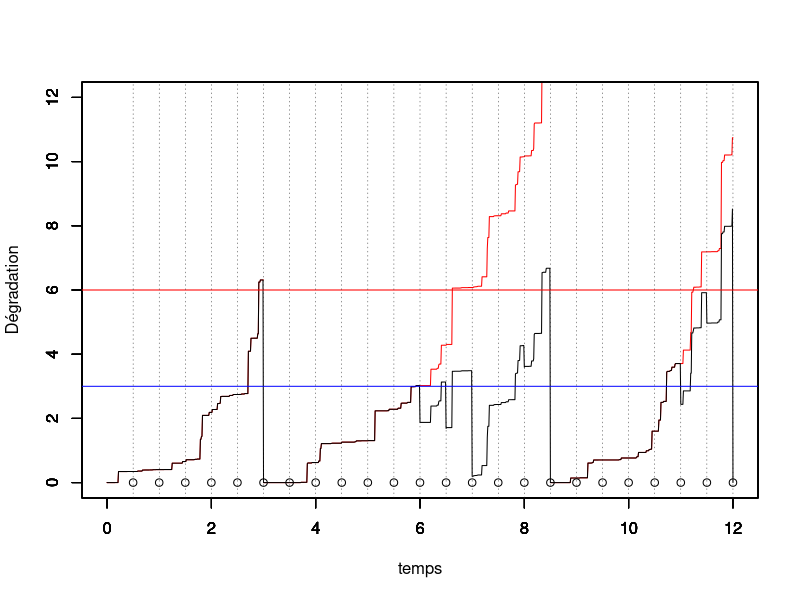
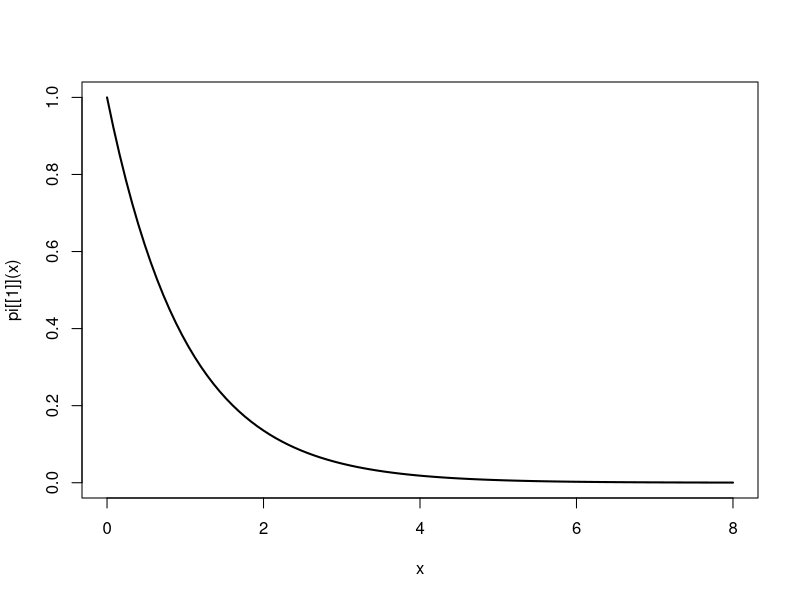

These charts were generated, in order, by the following R code: (Note: this script raises an error after producing the figures.)
# Programme de simulation lorsqu'on observe la dégradation juste avant la maintenance et juste après
# On simule rho, l'efficacité de la maintenance



rm(list=ls())
library(ggplot2)
library(tidyverse)
tau = 0.5 # intervalle inter-inspection
rho = 0 # parametre ARDinf
mean.rho <- 0.5
var.rho <- 0.05
a.rho <- (1-mean.rho)*mean.rho^2/var.rho-mean.rho
b.rho <-a.rho*(1-mean.rho)/mean.rho

L=3 # seuil pour MP
M=6 # seuil pout MC
tps.final <-12 # fenêtre d'observation du processus

id.newcycle <- FALSE # Initialisation du nb de cycle de renouvellement

# Simulation d'un processus gamma jusqu'au temps final
pas = 0.01 # pas de temps pour simuler le processus




alpha = 1 # paramètre de forme de Gamma a = alpha (t)^beta
beta = 1.5 # paramètre de forme  de Gamma
b=1   # paramètre d'échelle du Gamma
temps = seq(from = 0,to = tps.final,by = pas)

n=length(temps)

nb.inspections<- floor(tps.final/tau) # nombre d'inspections max pendant la fenêtre d'observation.

obs.av<-numeric(nb.inspections) # données observées juste avant l'inspection
obs.ap<-numeric(nb.inspections) # données observées juste après l'inspection

rho.tire <- rep(0,nb.inspections)
  
j<-1 # indicateur prochaine inspection
j.newcycle <- 0 # identifier le j où nouveau cycle
nb.cycles <- 1 # compteur de cycles

x=matrix(nrow=nb.inspections,ncol = n) # processus Gamma simulé, nb.lignes = nb.cycles
x[nb.cycles,1] = 0     # initialisation du processus Gamma = 0 à t=0
for(i in 2:n){
  x[nb.cycles,i] = x[nb.cycles,i-1] + rgamma(1,scale = b, shape = alpha*(temps[i]^beta-temps[i-1]^beta))
}
y=numeric(n) # processus Gamma maintenu
y[1]<-0

while (j<=nb.inspections) {
  # boucle sur un cycle de renouvellement
  if (id.newcycle){
    # on resimule un x depuis 0
    x[nb.cycles,1] = 0     # initialisation du processus Gamma = 0 à t=0
    for(i in 2:n){
      x[nb.cycles,i] = x[nb.cycles,i-1] + rgamma(1,scale = b, shape = alpha*(temps[i]^beta-temps[i-1]^beta))
    }
    id.newcycle <- FALSE
  }
  
  y[((j-1)*tau/pas+2):(j*(tau/pas)+1)]<-y[(j-1)*tau/pas+1]+ x[nb.cycles,((j-j.newcycle-1)*tau/pas+2):((j-j.newcycle)*(tau/pas)+1)]- x[nb.cycles,(j-j.newcycle-1)*tau/pas+1]
  
  obs.av[j]<-y[j*tau/pas+1] # état dégradation à l'inspection (t_j^-)
  
  if (obs.av[j] < L) {
    obs.ap[j]<-obs.av[j]
  } else {
    if (obs.av[j]<M) {
      rho.tire[j] <-rbeta(1,a.rho,b.rho)
      obs.ap[j]<-y[j*tau/pas+1]<-(1-rho.tire[j])*y[j*tau/pas+1] # on écrase (ARD infini)
    } else {
      obs.ap[j]<-y[j*tau/pas+1]<-0
      id.newcycle <- TRUE
      j.newcycle <- j
      nb.cycles <- nb.cycles+1
    }
  }
  j<-j+1
}


#df <- data.frame(temps,x,y)
#mygraph <- ggplot(df,aes(x = temps)) +  
#  geom_line(aes(y = y), color = "darkred") +
#  geom_line(aes(y = x), color="steelblue", linetype="twodash") +
#  geom_abline(slope = 0,intercept = L,color="blue") +
#  geom_abline(slope = 0,intercept = M,color="red")


temps.cycle<-c(0,tau*which(obs.av>M),tps.final)
indice.temps.cycle <- c(1,tau/pas*(which(obs.av>M))+1,length(temps))


for (k in 1:nb.cycles){
  plot(temps[indice.temps.cycle[k]:indice.temps.cycle[k+1]],x[k,1:(indice.temps.cycle[k+1]-indice.temps.cycle[k]+1)],col="red",type="l",ylim = c(0,2*M),xlim = c(0,tps.final),xlab="",ylab="")
  par(new=T)
}

plot(temps,y,type="l",ylim=c(0,2*M),xlim = c(0,tps.final),ylab="",xlab="")


par(new=T)
plot(tau*(1:nb.inspections),numeric(length = nb.inspections),ylim=c(0,2*M),type="p",xlim = c(0,tps.final),xlab = "temps",ylab="Dégradation")
abline(h=L,col="blue")
abline(h=M,col="red")
abline(v=tau*(1:nb.inspections), lty =3, col = grey(0.1), lwd = 0.45)

rbind(obs.av,obs.ap,rho.tire)


#abline(v = tau*(1:nb.inspection))


#####################################
# Calcul de la loi stationnaire
#####################################

# se donner une grille pour les abscisses

K<- 20 # nb itérations de l'algo de point fixe
grid_abs <- seq(0.01,8,0.01)
nb_abs <- length(grid_abs)
w<-matrix(nrow = K,ncol = nb_abs )

pi<-list()
pi[[1]]<-function(x) dexp(x)

w[1,]<-pi[[1]](grid_abs)
curve(pi[[1]](x), from = 0, to = max(grid_abs), lwd = 2)

for(k in 2:K){
  for (j in 1:nb_abs){
    abs <- grid_abs[j]
    fn_aux1 <- function(x) {
      res <- pi[[k-1]](x)*dgamma(abs-x,rate=beta,shape=alpha*tau)
      return(res)
    }
    fn_aux2 <- function(x) {
      res <- pi[[k-1]](x)*dgamma(abs-(1-rho)*x,rate=beta,shape=alpha*tau)
      return(res)
    }
    fn_aux3 <- function(x) {
      res <- pi[[k-1]](x)
      return(res)
    }
    w[k,j] <- integrate(f = fn_aux1, lower = 0, upper = min(L,abs))$value 
    + integrate(f = fn_aux2, lower = L, upper = min(M,abs/(1-rho)))$value
    + integrate(f = fn_aux3, lower = M, upper = 2*M)$value * dgamma(abs,rate=beta,shape=alpha*tau)
  }
  aux <- w[k,]
  fn_w <- function(x) {
    res <- splinefun(x = grid_abs, y = aux)(x)*((0 < x) & (x<=max(grid_abs)))
    return(res)
  }
  pi[[k]] <- fn_w
  curve(pi[[k]](x), from = 0, to = max(grid_abs), lwd = 2, add = TRUE, col = k)
}

# 1ere intégrale \int_0^L \int_L^M f(y-x) pi(dx)


f2<- function(y) {
  res <- integrate(f=function(x) {dgamma(y-x,rate=beta,shape=alpha*tau)} *pi[[K]](x),0,L)
}

integrate(f2,L,M)



# initialisation
